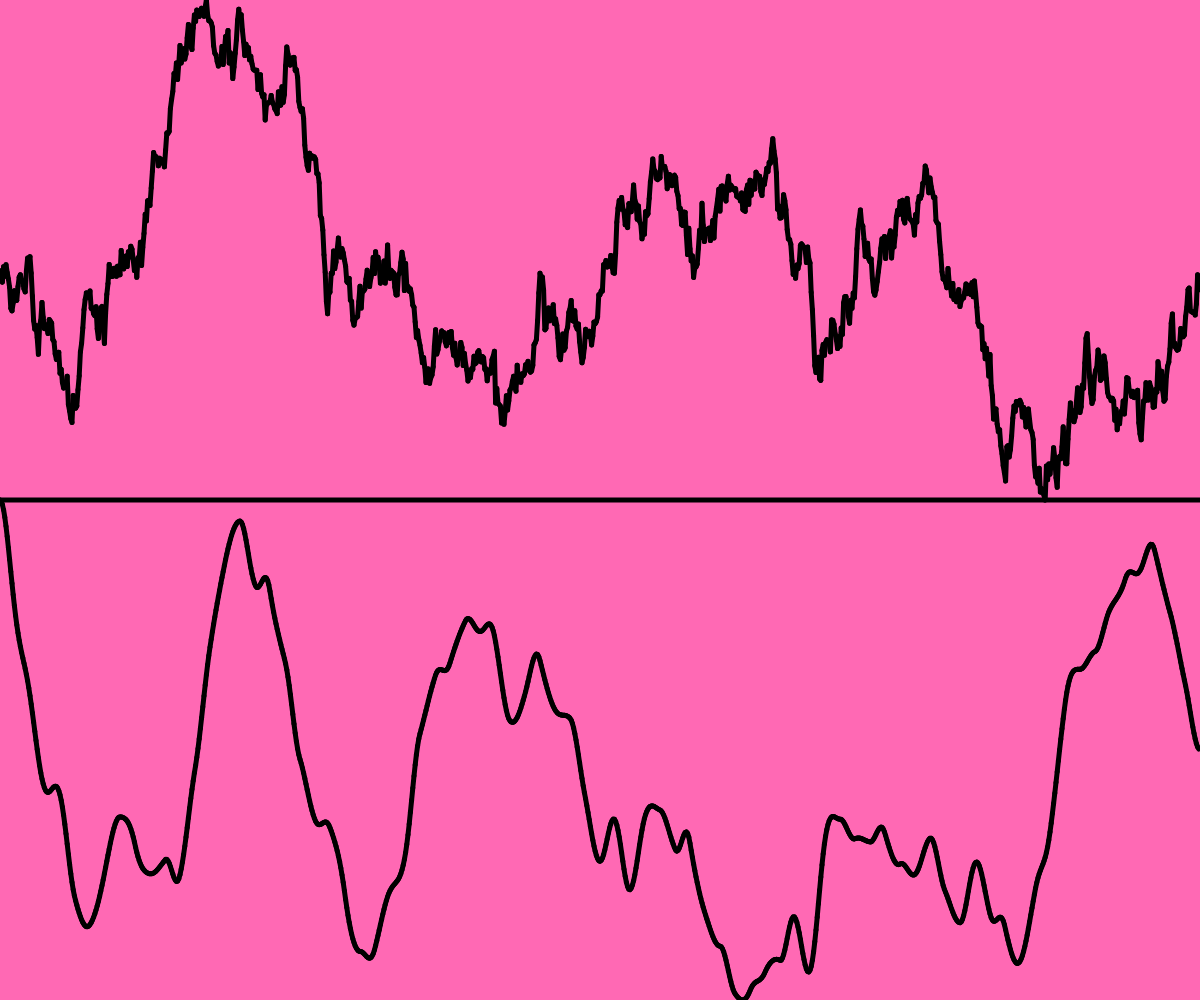
Frame 1 (no input)
Frame 60 (no input): identical to frame 1, image omitted
Frame 120 (the mouse pressed at the canvas centre since frame 60): identical to frame 1, image omitted

The p5.js sketch that drew this single still picture (run headless with seeded random() and noise() and a simulated clock; from frame 60 on, the mouse is pressed at the canvas centre):

// p5.js sketch
// ── sketch.js
let randomPerlins = [];
let randomCounts = [];
let randomNormals = [];

function setup() {
    createCanvas(windowWidth, windowHeight);

    var vn = 0
    var t = 0;
    for (var i=0; i<1000; i++){
        randomNormals[i] = vn;//;
        vn = vn + randomGaussian(0, 1);
        randomPerlins[i] = noise(t);//;
        t = t + 0.01;
        }
    
   }

function draw() {
    background(255, 105, 180)
   
    var w = windowWidth / randomNormals.length;
    strokeWeight(5);
    for (var i=0; i<randomNormals.length-1; i++){
        y1 = map(randomNormals[i],
                min(randomNormals),
                max(randomNormals),
                0,
                windowHeight/2 );
        y2 = map(randomNormals[i+1],
                min(randomNormals),
                max(randomNormals),
                0,
                windowHeight/2 );
    line(i*w,
        windowHeight/2 - y1,
        (i+1)*w,
        windowHeight/2 - y2);
    }
   
    line(0,
        windowHeight/2,
        windowWidth,
        windowHeight/2);

    var w = windowWidth / randomPerlins.length;
    strokeWeight(5);
    for (var i=0; i<randomPerlins.length-1; i++){
        y1 = map(randomPerlins[i],
                min(randomPerlins),
                max(randomPerlins),
                0,
                windowHeight/2 );
        y2 = map(randomPerlins[i+1],
                min(randomPerlins),
                max(randomPerlins),
                0,
                windowHeight/2 );
    line(i*w,
        windowHeight - y1,
        (i+1)*w,
        windowHeight - y2);
    }
   }
